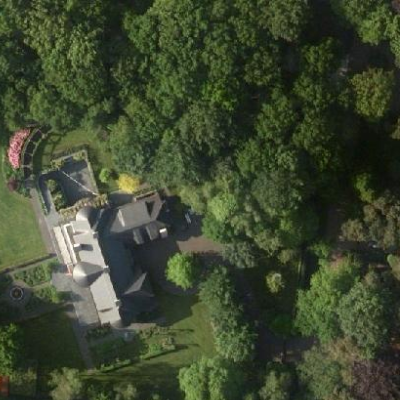
#> input picture ModelResearch/Yolo/1_image.png, 400 x 400 px, found by its file name
$ jupyter execute Dataset_Formatting.ipynb
#> lines starting #> are read from the running program, lines starting #| are printed output that depends on the picture; after the words box and inside, x2 and y2 are one past the last pixel; in counts of white or black regions, pixels touching at a corner belong together
[cell 1]
import cv2
import numpy as np
import matplotlib.pyplot as plt

[cell 2]
image_path = "../yolo/1_image.png"
mask_path = "../yolo/1_mask.png"
annotation_output_path = "../yolo/generated_yolo_annotation1.txt"

[cell 3]
# Load mask and image in
image = cv2.imread(image_path)
#> image is the input picture: shape (400, 400, 3); mean B, G, R 47.7, 71.7, 61.9
mask = cv2.imread(mask_path, cv2.IMREAD_GRAYSCALE)
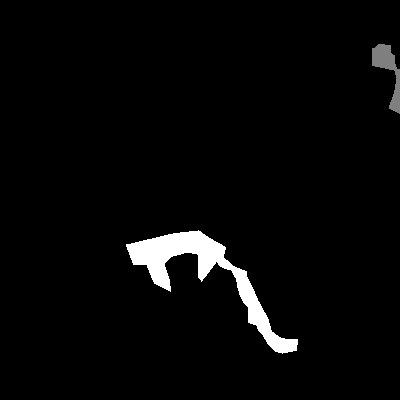
#> input picture ModelResearch/Yolo/1_mask.png, 400 x 400 px, found by its file name
#> mask is the input picture: shape (400, 400); min 0, max 2, mean 0.0611

# Check if mask is loaded
if mask is None:
    raise FileNotFoundError(f"Mask not found at: {mask_path}")

[cell 4]
# Making mask binary instead of (0 1) values we not get (0 255)
mask = mask * 255
mask = mask.astype(np.uint8)

[cell 5]
# Threshold mask to ensure binary
_, binary_mask = cv2.threshold(mask, 127, 255, cv2.THRESH_BINARY)
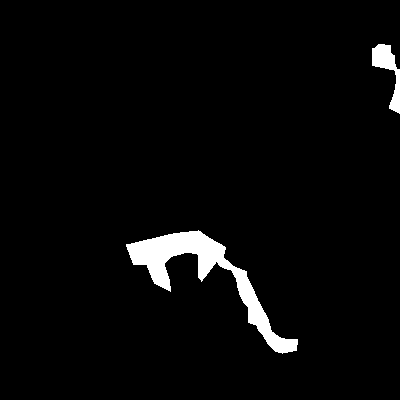
#> binary_mask: shape (400, 400); 3.3% white; 2 white regions

[cell 6]
# Find contours
contours, _ = cv2.findContours(binary_mask, cv2.RETR_EXTERNAL, cv2.CHAIN_APPROX_SIMPLE)
#> contours = 2 contours; box (x1, y1, x2, y2) and area: (126, 230, 298, 354) 4230, (372, 44, 400, 114) 693

if contours is None:
    raise ValueError("No contours found in mask")

[cell 7]
# Get image dimensions
height, width = mask.shape
#> height = 400; width = 400

[cell 8]
# Get image shape
height, width = mask.shape

[cell 9]
# Prepare annotated image
annotated_image = image.copy()

[cell 10]
# Get yolo annotations
yolo_annotations = []

[cell 11]
for contour in contours:
    if len(contour) < 3:
        continue  # Skip small or invalid polygons

    # Normalize polygon points
    polygon_normalized = [(x / width, y / height) for [[x, y]] in contour]

    # Format annotation string
    annotation_line = "0 " + " ".join([f"{x:.6f} {y:.6f}" for x, y in polygon_normalized])
    yolo_annotations.append(annotation_line)

    # Draw contour on image
    cv2.polylines(annotated_image, [contour], isClosed=True, color=(0, 0, 255), thickness=2)
#> this loop made 2 passes
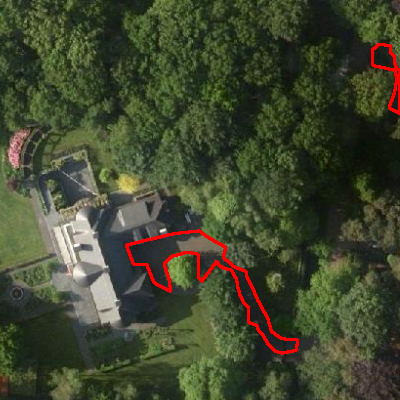
#> annotated_image: shape (400, 400, 3); 1.55% of pixels changed, all inside (x1, y1, x2, y2) = (125, 43, 400, 355)
#> after the loop, yolo_annotations = 2 items

[cell 12]
# Save all yolo-style annotations to file
with open(annotation_output_path, "w") as f:
    f.write("\n".join(yolo_annotations))

[cell 13]
# Display images
plt.figure(figsize=(18, 6))

plt.subplot(1, 3, 1)
plt.imshow(cv2.cvtColor(image, cv2.COLOR_BGR2RGB))
plt.title("Original Image")
plt.axis("off")

plt.subplot(1, 3, 2)
plt.imshow(mask, cmap='gray')
plt.title("Mask (Gray Values)")
plt.axis("off")

plt.subplot(1, 3, 3)
plt.imshow(cv2.cvtColor(annotated_image, cv2.COLOR_BGR2RGB))
plt.title("Annotated Image")
plt.axis("off")

plt.tight_layout()
plt.show()
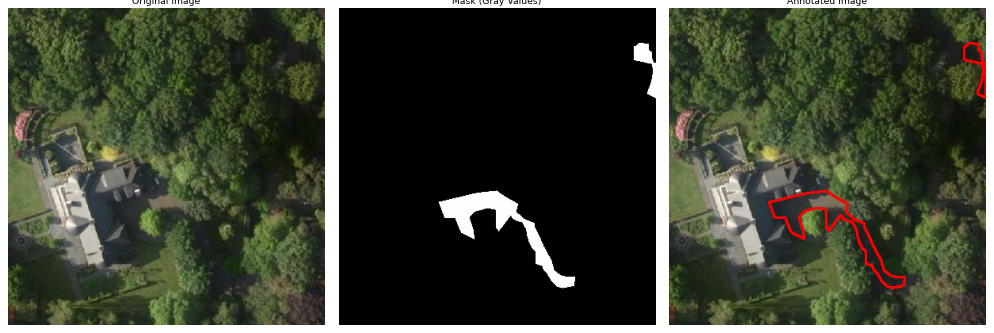
#> figure drawn by matplotlib, 3 panels
